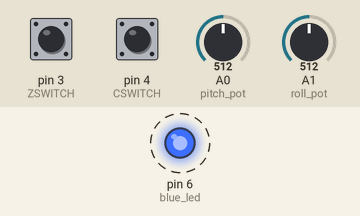
Recording of a sketch running on a simulated Arduino Uno, built with avr-gcc and run on an emulated ATmega328P. On the bench: output pins drawn as LEDs (lit = HIGH). Dashed ring = blinking. The inputs (shaded band) are chosen by the test bench; at power-on: pin 3 (ZSWITCH) LOW, pin 4 (CSWITCH) LOW, A0 (pitch_pot) = 512, A1 (roll_pot) = 512. What the sketch prints to the serial monitor is not drawn.

Above: at 0.2 s.
Timing chart, 0 to 3.0 s (numbered marks = the images above):
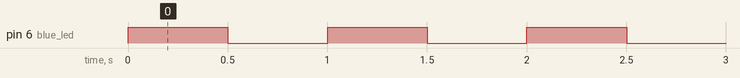

Measured:
- by itself, pin 6 (blue_led): alternates HIGH for 0.50 s and LOW for 0.50 s

The sketch:

Wii_transmitter.ino
```cpp
#define blue_led      6
#define ZSWITCH       3
#define CSWITCH       4
#define pitch_pot     0
#define roll_pot      1

int raw_pitch = 0;
int raw_roll  = 0;
int z_switch ;
int c_switch ;
int paired_flag = false;


void setup() {
  //Initlizes serial communication
  Serial.begin(115200);
  Serial.print("Transmita is turning on, Jah Bless");

  //Set pin Modes
  pinMode(blue_led, OUTPUT);
  pinMode(ZSWITCH, INPUT);
  pinMode(CSWITCH, INPUT);
  pinMode(pitch_pot, INPUT);
  pinMode(roll_pot, INPUT);

  //Turn blue LED on
  //digitalWrite(blue_led, HIGH);

}

void loop() {

  if (paired_flag == false) {
    WAITING_FOR_PAIRING();
  }
  else {
    REMOTE_PAIRED();
  }

 raw_pitch = analogRead(pitch_pot);
 raw_roll = analogRead(roll_pot);
 Serial.print (raw_pitch);
 Serial.print ("     ");
 Serial.println (raw_roll);

 c_switch = digitalRead(CSWITCH);
 z_switch = digitalRead(ZSWITCH);
 //Serial.print (c_switch);
 //Serial.print ("     ");
 //Serial.println (z_switch);


}
```

LED_state.ino
```cpp
void WAITING_FOR_PAIRING () {
  digitalWrite(blue_led, HIGH);
  delay (500);
  digitalWrite(blue_led, LOW);
  delay (500);
}

void REMOTE_PAIRED () {
  digitalWrite(blue_led, HIGH);
}
```
